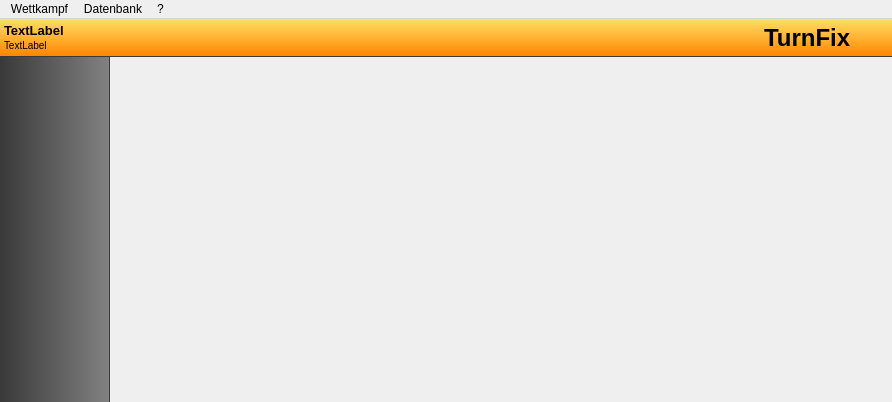
<?xml version="1.0" encoding="UTF-8"?>
<ui version="4.0">
 <class>MainWindow</class>
 <widget class="QMainWindow" name="MainWindow">
  <property name="geometry">
   <rect>
    <x>0</x>
    <y>0</y>
    <width>892</width>
    <height>402</height>
   </rect>
  </property>
  <property name="sizePolicy">
   <sizepolicy hsizetype="Preferred" vsizetype="Preferred">
    <horstretch>0</horstretch>
    <verstretch>0</verstretch>
   </sizepolicy>
  </property>
  <property name="windowTitle">
   <string>TurnFix</string>
  </property>
  <property name="windowIcon">
   <iconset resource="../../resources/TurnFix.qrc">
    <normaloff>:/appicons/icon.png</normaloff>:/appicons/icon.png</iconset>
  </property>
  <property name="styleSheet">
   <string notr="true">QToolBar {
        border: 0;
        font-weight: bold;
        border-right:1px solid rgba(57, 57, 57, 255);
        spacing:0;
}
QToolBar:left {
        width:90px;
        background-color: qlineargradient(spread:pad, x1:0, y1:0, x2:1, y2:0, stop:0 rgba(57, 57, 57, 255), stop:1 rgba(130, 130, 130, 255));
}

QToolButton {
        width:110px;
        border:0;
        padding:1px;
        border-right:1px solid rgba(57, 57, 57, 255);
        border-top:1px solid qlineargradient(spread:pad, x1:0, y1:0, x2:1, y2:0, stop:0 rgba(57, 57, 57, 255), stop:1 rgba(130, 130, 130, 255));
        border-bottom:1px solid qlineargradient(spread:pad, x1:0, y1:0, x2:1, y2:0, stop:0 rgba(57, 57, 57, 255), stop:1 rgba(130, 130, 130, 255));
        color:white;
        font-weight:bold;
        font-size:10px;
}

QToolButton:checked, QToolButton:selected {
    color:#000000;
    background-color: qlineargradient(spread:pad, x1:0, y1:0, x2:1, y2:0, stop:0 rgba(196, 196, 196, 255), stop:1 rgba(252, 252, 252, 255));
        border-top:1px solid rgba(57, 57, 57, 255);
        border-bottom:1px solid rgba(57, 57, 57, 255);
}

QToolButton:disabled {
        color:#cccccc;
}

QWidget#sidebar {
        background-color: qlineargradient(spread:pad, x1:0, y1:0, x2:1, y2:0, stop:0 rgba(57, 57, 57, 255), stop:1 rgba(130, 130, 130, 255));
        border-right:1px solid rgba(57, 57, 57, 255);
}

QWidget#headerWidget {
        background-color: qlineargradient(spread:pad, x1:0, y1:1, x2:0, y2:0, stop:0 rgba(255, 131, 0, 255), stop:1 rgba(255, 223, 100, 255));
                border-bottom:1px solid rgba(57, 57, 57, 255);
}

QWidget#toolBar {
        background-color: qlineargradient(spread:pad, x1:0, y1:1, x2:0, y2:0, stop:0 rgba(57, 57, 57, 255), stop:1 rgba(180, 180, 180, 255));
}

QPushButton {
        background-color: qlineargradient(spread:pad, x1:0, y1:1, x2:0, y2:0, stop:0 rgba(196, 196, 196, 255), stop:1 rgba(252, 252, 252, 255));
        border:1px solid rgb(206, 206, 206);
        border-radius:5px;
        padding:2px;
}

QPushButton:pressed, QPushButton:hover {
        border: 1px solid rgb(255, 170, 0);
        background-color: qlineargradient(spread:pad, x1:0, y1:1, x2:0, y2:0, stop:0 rgba(255, 131, 0, 255), stop:1 rgba(255, 223, 100, 255));
}</string>
  </property>
  <widget class="QWidget" name="centralwidget">
   <property name="sizePolicy">
    <sizepolicy hsizetype="Maximum" vsizetype="Maximum">
     <horstretch>0</horstretch>
     <verstretch>0</verstretch>
    </sizepolicy>
   </property>
   <property name="minimumSize">
    <size>
     <width>454</width>
     <height>0</height>
    </size>
   </property>
   <layout class="QGridLayout" name="gridLayout">
    <property name="leftMargin">
     <number>0</number>
    </property>
    <property name="topMargin">
     <number>0</number>
    </property>
    <property name="rightMargin">
     <number>0</number>
    </property>
    <property name="bottomMargin">
     <number>0</number>
    </property>
    <property name="spacing">
     <number>0</number>
    </property>
    <item row="0" column="0" rowspan="2" colspan="2">
     <widget class="QWidget" name="headerWidget" native="true">
      <layout class="QGridLayout" name="gridLayout_2">
       <property name="leftMargin">
        <number>4</number>
       </property>
       <property name="topMargin">
        <number>4</number>
       </property>
       <property name="rightMargin">
        <number>4</number>
       </property>
       <property name="bottomMargin">
        <number>4</number>
       </property>
       <property name="verticalSpacing">
        <number>0</number>
       </property>
       <item row="0" column="1" rowspan="2">
        <spacer name="horizontalSpacer">
         <property name="orientation">
          <enum>Qt::Horizontal</enum>
         </property>
         <property name="sizeHint" stdset="0">
          <size>
           <width>40</width>
           <height>20</height>
          </size>
         </property>
        </spacer>
       </item>
       <item row="0" column="2" rowspan="2">
        <widget class="QLabel" name="label_2">
         <property name="styleSheet">
          <string notr="true">font-size:24px;
font-weight:bold;
font-family:Tahoma;</string>
         </property>
         <property name="text">
          <string>TurnFix</string>
         </property>
        </widget>
       </item>
       <item row="0" column="3" rowspan="2">
        <widget class="QLabel" name="label">
         <property name="minimumSize">
          <size>
           <width>30</width>
           <height>30</height>
          </size>
         </property>
         <property name="maximumSize">
          <size>
           <width>30</width>
           <height>30</height>
          </size>
         </property>
         <property name="text">
          <string/>
         </property>
         <property name="pixmap">
          <pixmap resource="../../resources/TurnFix.qrc">:/appicons/icon.png</pixmap>
         </property>
         <property name="scaledContents">
          <bool>true</bool>
         </property>
        </widget>
       </item>
       <item row="0" column="0">
        <widget class="QLabel" name="lbl_wk">
         <property name="font">
          <font>
           <pointsize>-1</pointsize>
           <weight>75</weight>
           <bold>true</bold>
          </font>
         </property>
         <property name="styleSheet">
          <string notr="true">font-size:13px;
font-weight:bold;</string>
         </property>
         <property name="text">
          <string>TextLabel</string>
         </property>
        </widget>
       </item>
       <item row="1" column="0">
        <widget class="QLabel" name="lbl_ort">
         <property name="styleSheet">
          <string notr="true">font-size:10px;</string>
         </property>
         <property name="text">
          <string>TextLabel</string>
         </property>
        </widget>
       </item>
      </layout>
     </widget>
    </item>
    <item row="2" column="1">
     <widget class="QStackedWidget" name="sta_wdg">
      <widget class="Tab_WK" name="wk_tab"/>
      <widget class="ParticipantsWidget" name="tn_tab"/>
      <widget class="Tab_RG" name="rg_tab"/>
      <widget class="Tab_SR" name="sr_tab"/>
      <widget class="Tab_PE" name="pe_tab"/>
      <widget class="Tab_ER" name="er_tab"/>
      <widget class="Tab_DR" name="dr_tab"/>
      <widget class="Tab_ST" name="st_tab"/>
      <widget class="Tab_ED" name="ed_tab"/>
     </widget>
    </item>
    <item row="2" column="0">
     <widget class="QWidget" name="sidebar" native="true">
      <property name="minimumSize">
       <size>
        <width>110</width>
        <height>0</height>
       </size>
      </property>
      <property name="maximumSize">
       <size>
        <width>110</width>
        <height>16777215</height>
       </size>
      </property>
      <layout class="QVBoxLayout" name="verticalLayout">
       <property name="spacing">
        <number>0</number>
       </property>
       <property name="leftMargin">
        <number>0</number>
       </property>
       <property name="topMargin">
        <number>0</number>
       </property>
       <property name="rightMargin">
        <number>0</number>
       </property>
       <property name="bottomMargin">
        <number>0</number>
       </property>
      </layout>
     </widget>
    </item>
   </layout>
  </widget>
  <widget class="QMenuBar" name="menubar">
   <property name="geometry">
    <rect>
     <x>0</x>
     <y>0</y>
     <width>892</width>
     <height>21</height>
    </rect>
   </property>
   <widget class="QMenu" name="menuWettkampf">
    <property name="title">
     <string>Wettkampf</string>
    </property>
    <addaction name="act_change_contest"/>
    <addaction name="separator"/>
    <addaction name="act_preferences"/>
    <addaction name="act_nos"/>
    <addaction name="separator"/>
    <addaction name="act_mail"/>
    <addaction name="separator"/>
    <addaction name="act_exit"/>
   </widget>
   <widget class="QMenu" name="menuDatenbank">
    <property name="title">
     <string>Datenbank</string>
    </property>
    <addaction name="act_competitordatabase"/>
    <addaction name="act_clubdatabase"/>
    <addaction name="act_events"/>
    <addaction name="separator"/>
    <addaction name="act_pass"/>
   </widget>
   <widget class="QMenu" name="menu">
    <property name="title">
     <string>?</string>
    </property>
    <addaction name="act_license"/>
   </widget>
   <addaction name="menuWettkampf"/>
   <addaction name="menuDatenbank"/>
   <addaction name="menu"/>
  </widget>
  <action name="act_change_contest">
   <property name="text">
    <string>Wettkampf wechseln</string>
   </property>
  </action>
  <action name="act_preferences">
   <property name="text">
    <string>Eigenschaften</string>
   </property>
   <property name="shortcut">
    <string>F2</string>
   </property>
  </action>
  <action name="act_exit">
   <property name="text">
    <string>Beenden</string>
   </property>
   <property name="menuRole">
    <enum>QAction::QuitRole</enum>
   </property>
  </action>
  <action name="act_competitordatabase">
   <property name="text">
    <string>Turnerdatenbank</string>
   </property>
   <property name="shortcut">
    <string>F3</string>
   </property>
  </action>
  <action name="act_clubdatabase">
   <property name="text">
    <string>Vereinsdatenbank</string>
   </property>
   <property name="shortcut">
    <string>F4</string>
   </property>
  </action>
  <action name="act_events">
   <property name="text">
    <string>Disziplinen</string>
   </property>
   <property name="shortcut">
    <string>F5</string>
   </property>
  </action>
  <action name="act_license">
   <property name="text">
    <string>Über Turnfix</string>
   </property>
  </action>
  <action name="act_nos">
   <property name="text">
    <string>Startnummern vergeben</string>
   </property>
  </action>
  <action name="act_mail">
   <property name="text">
    <string>Listen per Email verschicken</string>
   </property>
  </action>
  <action name="act_pass">
   <property name="text">
    <string>Startpassnummern erfassen</string>
   </property>
  </action>
  <action name="act_WK">
   <property name="checkable">
    <bool>true</bool>
   </property>
   <property name="checked">
    <bool>true</bool>
   </property>
   <property name="icon">
    <iconset resource="../../resources/TurnFix.qrc">
     <normaloff>:/appicons/icon.png</normaloff>:/appicons/icon.png</iconset>
   </property>
   <property name="text">
    <string>Wettkämpfe</string>
   </property>
  </action>
  <action name="act_TN">
   <property name="checkable">
    <bool>true</bool>
   </property>
   <property name="icon">
    <iconset resource="../../resources/TurnFix.qrc">
     <normaloff>:/appicons/teilnehmer.png</normaloff>:/appicons/teilnehmer.png</iconset>
   </property>
   <property name="text">
    <string>Teilnehmer</string>
   </property>
  </action>
  <action name="act_RG">
   <property name="checkable">
    <bool>true</bool>
   </property>
   <property name="icon">
    <iconset resource="../../resources/TurnFix.qrc">
     <normaloff>:/appicons/riegen.png</normaloff>:/appicons/riegen.png</iconset>
   </property>
   <property name="text">
    <string>Riegen einteilen</string>
   </property>
  </action>
  <action name="act_PE">
   <property name="checkable">
    <bool>true</bool>
   </property>
   <property name="icon">
    <iconset resource="../../resources/TurnFix.qrc">
     <normaloff>:/appicons/leistungen.png</normaloff>:/appicons/leistungen.png</iconset>
   </property>
   <property name="text">
    <string>Leistungen erfassen</string>
   </property>
  </action>
  <action name="act_ER">
   <property name="checkable">
    <bool>true</bool>
   </property>
   <property name="icon">
    <iconset resource="../../resources/TurnFix.qrc">
     <normaloff>:/appicons/ergebnisse.png</normaloff>:/appicons/ergebnisse.png</iconset>
   </property>
   <property name="text">
    <string>Ergebnisse</string>
   </property>
  </action>
  <action name="act_DR">
   <property name="checkable">
    <bool>true</bool>
   </property>
   <property name="icon">
    <iconset resource="../../resources/TurnFix.qrc">
     <normaloff>:/appicons/drucken.png</normaloff>:/appicons/drucken.png</iconset>
   </property>
   <property name="text">
    <string>Drucken &amp;&amp; Exportieren</string>
   </property>
  </action>
  <action name="act_ST">
   <property name="checkable">
    <bool>true</bool>
   </property>
   <property name="icon">
    <iconset resource="../../resources/TurnFix.qrc">
     <normaloff>:/appicons/status.png</normaloff>:/appicons/status.png</iconset>
   </property>
   <property name="text">
    <string>Statusübersicht</string>
   </property>
  </action>
  <action name="act_ED">
   <property name="checkable">
    <bool>true</bool>
   </property>
   <property name="icon">
    <iconset resource="../../resources/TurnFix.qrc">
     <normaloff>:/appicons/layout.png</normaloff>:/appicons/layout.png</iconset>
   </property>
   <property name="text">
    <string>Layout-Editor</string>
   </property>
  </action>
  <action name="act_SR">
   <property name="checkable">
    <bool>true</bool>
   </property>
   <property name="icon">
    <iconset resource="../../resources/TurnFix.qrc">
     <normaloff>:/appicons/directory_listing.png</normaloff>:/appicons/directory_listing.png</iconset>
   </property>
   <property name="text">
    <string>Startreihenfolgen</string>
   </property>
  </action>
 </widget>
 <customwidgets>
  <customwidget>
   <class>Tab_WK</class>
   <extends>QWidget</extends>
   <header>src/widgets/header/wdg_tab_wk.h</header>
   <container>1</container>
  </customwidget>
  <customwidget>
   <class>ParticipantsWidget</class>
   <extends>QWidget</extends>
   <header>participants/participantswidget.h</header>
   <container>1</container>
  </customwidget>
  <customwidget>
   <class>Tab_RG</class>
   <extends>QWidget</extends>
   <header>src/widgets/header/wdg_tab_rg.h</header>
   <container>1</container>
  </customwidget>
  <customwidget>
   <class>Tab_PE</class>
   <extends>QWidget</extends>
   <header>src/widgets/header/wdg_tab_pe.h</header>
   <container>1</container>
  </customwidget>
  <customwidget>
   <class>Tab_ER</class>
   <extends>QWidget</extends>
   <header>src/widgets/header/wdg_tab_er.h</header>
   <container>1</container>
  </customwidget>
  <customwidget>
   <class>Tab_DR</class>
   <extends>QWidget</extends>
   <header>src/widgets/header/wdg_tab_dr.h</header>
   <container>1</container>
  </customwidget>
  <customwidget>
   <class>Tab_ST</class>
   <extends>QWidget</extends>
   <header>src/widgets/header/wdg_tab_st.h</header>
   <container>1</container>
  </customwidget>
  <customwidget>
   <class>Tab_ED</class>
   <extends>QWidget</extends>
   <header>src/widgets/header/wdg_tab_ed.h</header>
   <container>1</container>
  </customwidget>
  <customwidget>
   <class>Tab_SR</class>
   <extends>QWidget</extends>
   <header>src/widgets/header/wdg_tab_sr.h</header>
   <container>1</container>
  </customwidget>
 </customwidgets>
 <resources>
  <include location="../../resources/TurnFix.qrc"/>
 </resources>
 <connections/>
</ui>
